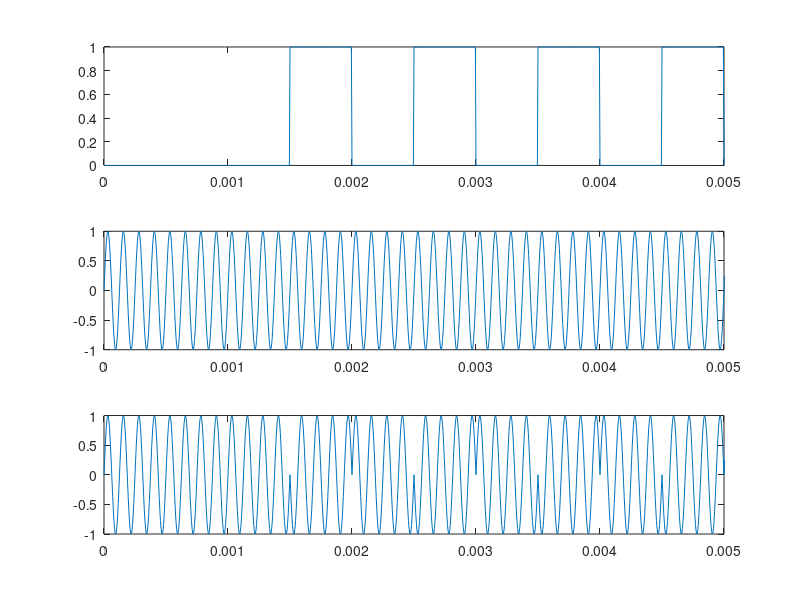

This chart was generated by the following MATLAB code:
clear all
close all
clc
#* Parâmetros iniciais *
M = 2; #Transmissão binária
Fs = 200e3; #Frequência de amostragem
Ts = 1/Fs; #Período de amostragem
Rb = 2e3; #Taxa de transmissão
Tb = 1/Rb; #Duração do bit
N = Fs/Rb; #Fator de superamostragem. Neste script N tem que ser inteiro!
A = 1; #Nível de amplitude do pulso
fc = 8e3;
filtro_tx = ones(1,N);

#* Definição do eixo tempo *
periodo_tx = 4; #Período de transmissão em segundos
t = [0:Ts:periodo_tx-Ts];

info_bin = randint(1,Rb*periodo_tx,M);
info_up = upsample(info_bin, N);
info_bb = filter(filtro_tx,1,info_up);
phi = (2*pi*info_bb)/M;

c_t = A*sin(2*pi*fc*t);
sinal_psk = A*sin(2*pi*fc*t + phi);

subplot(311)
plot(t,info_bb)
xlim([0 10*Tb])
subplot(312)
plot(t,c_t)
xlim([0 10*Tb])
subplot(313)
plot(t, sinal_psk)
xlim([0 10*Tb])
